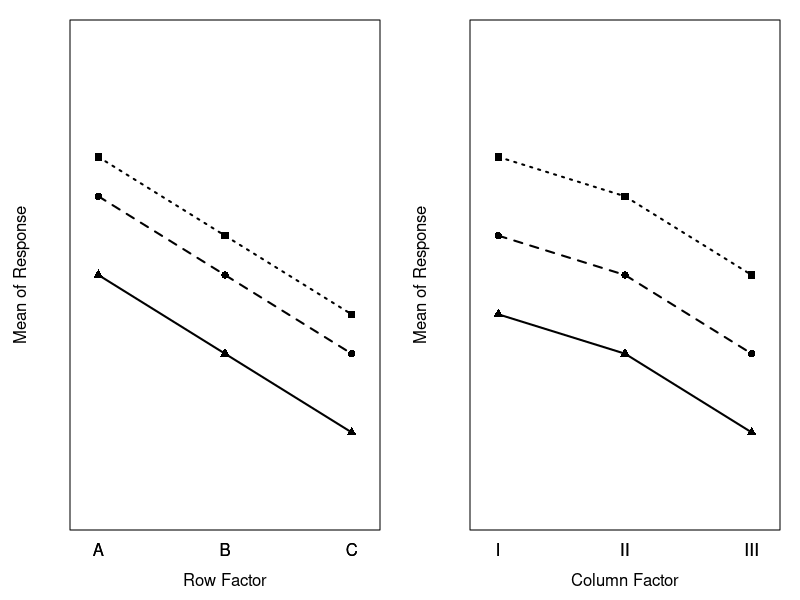
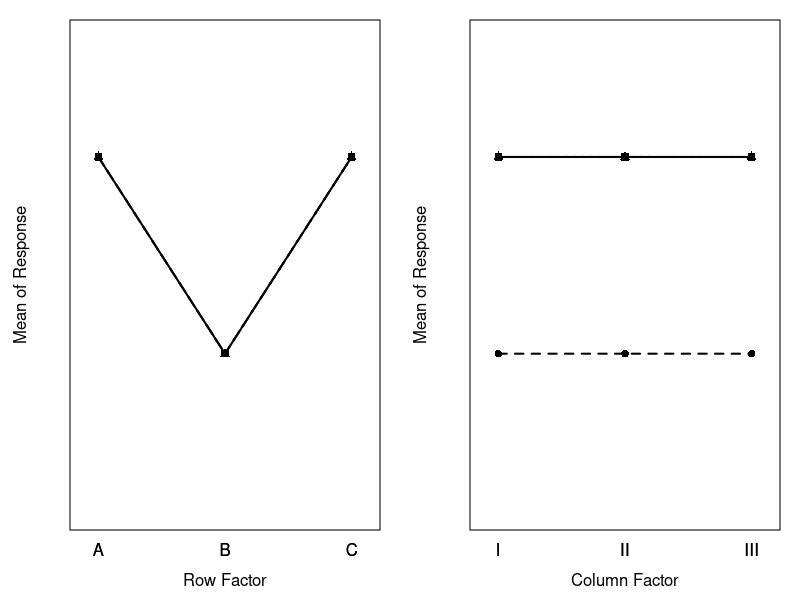
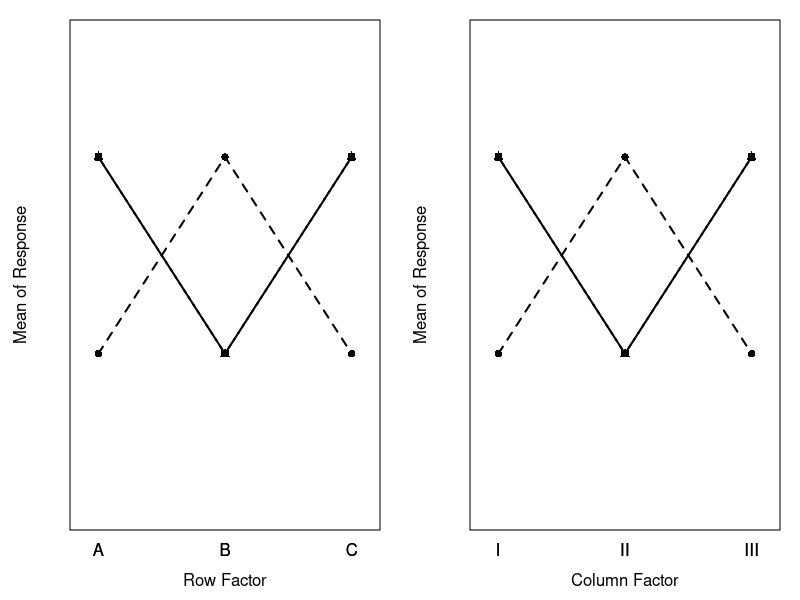

Source code (R) for these figures, in order:
## ---- chunk 1
rf <- rep(c("A","B","C"),times=3)
cf <- rep(c("I","II","III"),each=3)
r1 <- c(3.5,2.5,1.5,3,2,1,2,1,0)
r2 <- rep(c(3.5,1,3.5),times=3)
r3 <- c(3.5,1,3.5,1,3.5,1,3.5,1,3.5)
ylbl <- "Mean of Response"
rlbl <- "Row Factor"
clbl <- "Column Factor"
ylmt <- c(-1,5)
## ---- chunk 2
par(mar=c(3.5,3.5,1,1), mgp=c(2,0.5,0),mfrow=c(1,2),las=1,tcl=-0.2)
interaction.plot(rf,cf,r1,yaxt="n",pch=1:3,legend=FALSE,ylab=ylbl,xlab=rlbl,ylim=ylmt,lwd=2)
interaction.plot(rf,cf,r1,yaxt="n",type="p",pch=15:17,legend=FALSE,add=TRUE)
interaction.plot(cf,rf,r1,yaxt="n",pch=1:3,legend=FALSE,ylab=ylbl,xlab=clbl,ylim=ylmt,lwd=2)
interaction.plot(cf,rf,r1,yaxt="n",type="p",pch=15:17,legend=FALSE,add=TRUE)
## ---- chunk 3
par(mar=c(3.5,3.5,1,1), mgp=c(2,0.5,0),mfrow=c(1,2),las=1,tcl=-0.2)
interaction.plot(rf,cf,r2,yaxt="n",pch=1:3,legend=FALSE,ylab=ylbl,xlab=rlbl,ylim=ylmt,lwd=2)
interaction.plot(rf,cf,r2,yaxt="n",type="p",pch=15:17,legend=FALSE,add=TRUE)
interaction.plot(cf,rf,r2,yaxt="n",pch=1:3,legend=FALSE,ylab=ylbl,xlab=clbl,ylim=ylmt,lwd=2)
interaction.plot(cf,rf,r2,yaxt="n",type="p",pch=15:17,legend=FALSE,add=TRUE)
## ---- chunk 4
par(mar=c(3.5,3.5,1,1), mgp=c(2,0.5,0),mfrow=c(1,2),las=1,tcl=-0.2)
interaction.plot(rf,cf,r3,yaxt="n",pch=1:3,legend=FALSE,ylab=ylbl,xlab=rlbl,ylim=ylmt,lwd=2)
interaction.plot(rf,cf,r3,yaxt="n",type="p",pch=15:17,legend=FALSE,add=TRUE)
interaction.plot(cf,rf,r3,yaxt="n",pch=1:3,legend=FALSE,ylab=ylbl,xlab=clbl,ylim=ylmt,lwd=2)
interaction.plot(cf,rf,r3,yaxt="n",type="p",pch=15:17,legend=FALSE,add=TRUE)
